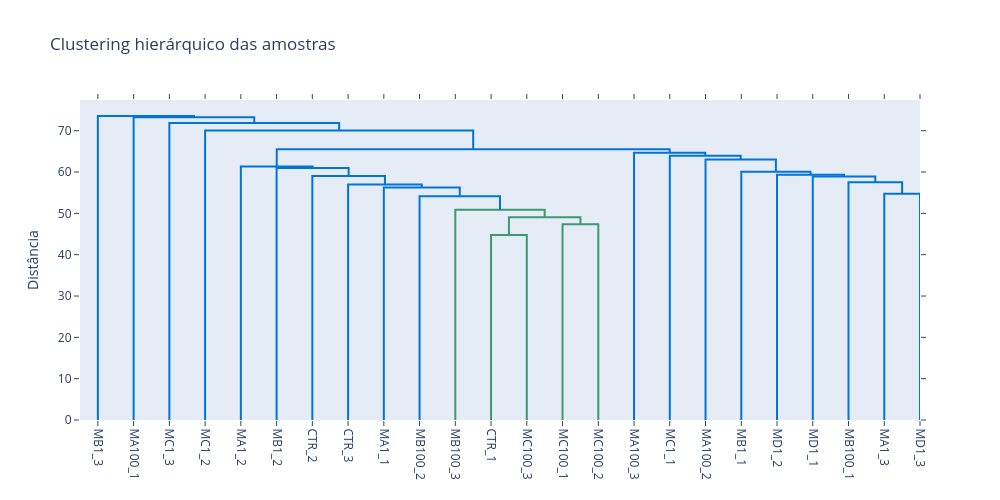

The cell this chart's notebook holds for it:
### Code cell
logcpm_df = compute_logcpm(counts_df)

fig = ff.create_dendrogram(
    logcpm_df.T.values,
    labels=logcpm_df.columns.tolist(),
    linkagefun=lambda x: linkage(x, method="average", metric="euclidean")
)

fig.update_layout(
    title_text="Clustering hierárquico das amostras",
    yaxis_title="Distância",
    width=1000,
    height=500
)
fig.update_xaxes(tickangle=90)
fig.show()

### Figure 1 — Plotly figure (JSON) as saved in the notebook; plotly's stock layout.template omitted (floating-point values rounded to 4 significant figures)
{"data": [{"hoverinfo": "text", "marker": {"color": "rgb(61,153,112)"}, "mode": "lines", "type": "scatter", "x": [115.0, 115.0, 125.0, 125.0], "xaxis": "x", "y": [0.0, 44.76, 44.76, 0.0], "yaxis": "y"}, {"hoverinfo": "text", "marker": {"color": "rgb(61,153,112)"}, "mode": "lines", "type": "scatter", "x": [135.0, 135.0, 145.0, 145.0], "xaxis": "x", "y": [0.0, 47.39, 47.39, 0.0], "yaxis": "y"}, {"hoverinfo": "text", "marker": {"color": "rgb(61,153,112)"}, "mode": "lines", "type": "scatter", "x": [120.0, 120.0, 140.0, 140.0], "xaxis": "x", "y": [44.76, 49.05, 49.05, 47.39], "yaxis": "y"}, {"hoverinfo": "text", "marker": {"color": "rgb(61,153,112)"}, "mode": "lines", "type": "scatter", "x": [105.0, 105.0, 130.0, 130.0], "xaxis": "x", "y": [0.0, 50.88, 50.88, 49.05], "yaxis": "y"}, {"hoverinfo": "text", "marker": {"color": "rgb(0,116,217)"}, "mode": "lines", "type": "scatter", "x": [95.0, 95.0, 117.5, 117.5], "xaxis": "x", "y": [0.0, 54.13, 54.13, 50.88], "yaxis": "y"}, {"hoverinfo": "text", "marker": {"color": "rgb(0,116,217)"}, "mode": "lines", "type": "scatter", "x": [85.0, 85.0, 106.2, 106.2], "xaxis": "x", "y": [0.0, 56.27, 56.27, 54.13], "yaxis": "y"}, {"hoverinfo": "text", "marker": {"color": "rgb(0,116,217)"}, "mode": "lines", "type": "scatter", "x": [75.0, 75.0, 95.62, 95.62], "xaxis": "x", "y": [0.0, 56.99, 56.99, 56.27], "yaxis": "y"}, {"hoverinfo": "text", "marker": {"color": "rgb(0,116,217)"}, "mode": "lines", "type": "scatter", "x": [65.0, 65.0, 85.31, 85.31], "xaxis": "x", "y": [0.0, 59.03, 59.03, 56.99], "yaxis": "y"}, {"hoverinfo": "text", "marker": {"color": "rgb(0,116,217)"}, "mode": "lines", "type": "scatter", "x": [55.0, 55.0, 75.16, 75.16], "xaxis": "x", "y": [0.0, 60.98, 60.98, 59.03], "yaxis": "y"}, {"hoverinfo": "text", "marker": {"color": "rgb(0,116,217)"}, "mode": "lines", "type": "scatter", "x": [45.0, 45.0, 65.08, 65.08], "xaxis": "x", "y": [0.0, 61.36, 61.36, 60.98], "yaxis": "y"}, {"hoverinfo": "text", "marker": {"color": "rgb(0,116,217)"}, "mode": "lines", "type": "scatter", "x": [225.0, 225.0, 235.0, 235.0], "xaxis": "x", "y": [0.0, 54.75, 54.75, 0.0], "yaxis": "y"}, {"hoverinfo": "text", "marker": {"color": "rgb(0,116,217)"}, "mode": "lines", "type": "scatter", "x": [215.0, 215.0, 230.0, 230.0], "xaxis": "x", "y": [0.0, 57.51, 57.51, 54.75], "yaxis": "y"}, {"hoverinfo": "text", "marker": {"color": "rgb(0,116,217)"}, "mode": "lines", "type": "scatter", "x": [205.0, 205.0, 222.5, 222.5], "xaxis": "x", "y": [0.0, 58.91, 58.91, 57.51], "yaxis": "y"}, {"hoverinfo": "text", "marker": {"color": "rgb(0,116,217)"}, "mode": "lines", "type": "scatter", "x": [195.0, 195.0, 213.8, 213.8], "xaxis": "x", "y": [0.0, 59.34, 59.34, 58.91], "yaxis": "y"}, {"hoverinfo": "text", "marker": {"color": "rgb(0,116,217)"}, "mode": "lines", "type": "scatter", "x": [185.0, 185.0, 204.4, 204.4], "xaxis": "x", "y": [0.0, 60.06, 60.06, 59.34], "yaxis": "y"}, {"hoverinfo": "text", "marker": {"color": "rgb(0,116,217)"}, "mode": "lines", "type": "scatter", "x": [175.0, 175.0, 194.7, 194.7], "xaxis": "x", "y": [0.0, 63.03, 63.03, 60.06], "yaxis": "y"}, {"hoverinfo": "text", "marker": {"color": "rgb(0,116,217)"}, "mode": "lines", "type": "scatter", "x": [165.0, 165.0, 184.8, 184.8], "xaxis": "x", "y": [0.0, 63.93, 63.93, 63.03], "yaxis": "y"}, {"hoverinfo": "text", "marker": {"color": "rgb(0,116,217)"}, "mode": "lines", "type": "scatter", "x": [155.0, 155.0, 174.9, 174.9], "xaxis": "x", "y": [0.0, 64.68, 64.68, 63.93], "yaxis": "y"}, {"hoverinfo": "text", "marker": {"color": "rgb(0,116,217)"}, "mode": "lines", "type": "scatter", "x": [55.04, 55.04, 165.0, 165.0], "xaxis": "x", "y": [61.36, 65.53, 65.53, 64.68], "yaxis": "y"}, {"hoverinfo": "text", "marker": {"color": "rgb(0,116,217)"}, "mode": "lines", "type": "scatter", "x": [35.0, 35.0, 110.0, 110.0], "xaxis": "x", "y": [0.0, 70.07, 70.07, 65.53], "yaxis": "y"}, {"hoverinfo": "text", "marker": {"color": "rgb(0,116,217)"}, "mode": "lines", "type": "scatter", "x": [25.0, 25.0, 72.5, 72.5], "xaxis": "x", "y": [0.0, 71.86, 71.86, 70.07], "yaxis": "y"}, {"hoverinfo": "text", "marker": {"color": "rgb(0,116,217)"}, "mode": "lines", "type": "scatter", "x": [15.0, 15.0, 48.75, 48.75], "xaxis": "x", "y": [0.0, 73.27, 73.27, 71.86], "yaxis": "y"}, {"hoverinfo": "text", "marker": {"color": "rgb(0,116,217)"}, "mode": "lines", "type": "scatter", "x": [5.0, 5.0, 31.88, 31.88], "xaxis": "x", "y": [0.0, 73.56, 73.56, 73.27], "yaxis": "y"}], "layout": {"autosize": false, "height": 500, "hovermode": "closest", "showlegend": false, "title": {"text": "Clustering hierárquico das amostras"}, "width": 1000, "xaxis": {"mirror": "allticks", "rangemode": "tozero", "showgrid": false, "showline": true, "showticklabels": true, "tickangle": 90, "tickmode": "array", "ticks": "outside", "ticktext": ["MB1_3", "MA100_1", "MC1_3", "MC1_2", "MA1_2", "MB1_2", "CTR_2", "CTR_3", "MA1_1", "MB100_2", "MB100_3", "CTR_1", "MC100_3", "MC100_1", "MC100_2", "MA100_3", "MC1_1", "MA100_2", "MB1_1", "MD1_2", "MD1_1", "MB100_1", "MA1_3", "MD1_3"], "tickvals": [5, 15, 25, 35, 45, 55, 65, 75, 85, 95, 105, 115, 125, 135, 145, 155, 165, 175, 185, 195, 205, 215, 225, 235], "type": "linear", "zeroline": false}, "yaxis": {"mirror": "allticks", "rangemode": "tozero", "showgrid": false, "showline": true, "showticklabels": true, "ticks": "outside", "title": {"text": "Distância"}, "type": "linear", "zeroline": false}}}
